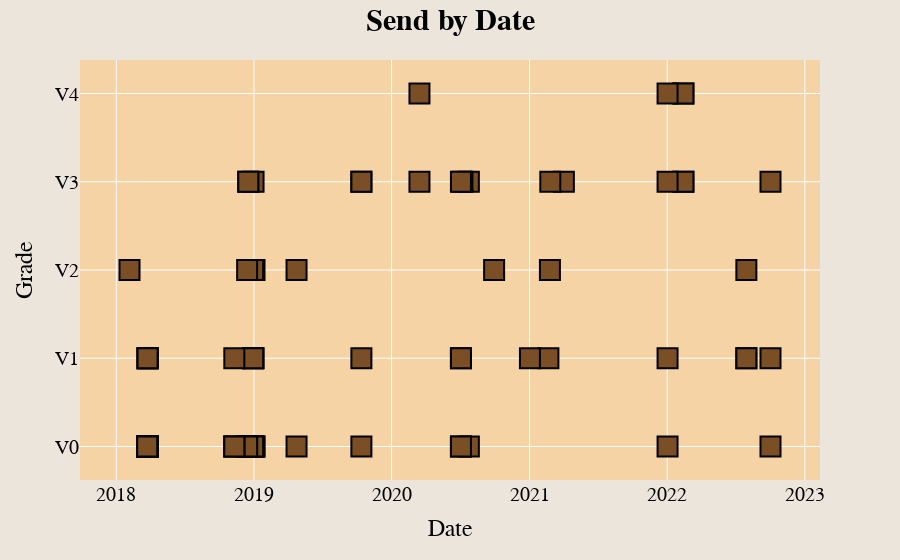

Here is the notebook cell this chart was saved with:
### Code cell
fig = px.scatter(df_clean_sends_b, "Date", "Rating", category_orders={"Rating": byaxorder[::-1]}, text='Attempts', custom_data=['Route', 'Date Formatted', 'Location', 'Length', 'Avg Stars'])
fig.update_layout(font={'family':'Courier New', 'color':'black', 'size':20}, title={'text':'<b>Send by Date</b>', 'x':0.5, 'font_size':30}, xaxis={'title': 'Date'}, yaxis={'title': 'Grade'}, paper_bgcolor='#ece5dc', plot_bgcolor='#F5D3A5', bargap=0)
fig.update_traces(marker_symbol='square', marker_color='#7A4F25', marker_size=20, marker_line_width=2, marker_line_color='black', textfont={"color": 'White', "size": 12}, hovertemplate='Name: %{customdata[0]}<br>Date: %{customdata[1]}<br>Location: %{customdata[2]}<br>Length: %{customdata[3]}ft<br>Avg Stars: %{customdata[4]}')

### Figure 1 — Plotly figure (JSON) as saved in the notebook; plotly's stock layout.template omitted (floating-point values rounded to 4 significant figures; data arrays with more than 128 entries replaced by an {"elided": "..."} marker saying what was removed)
{"data": [{"customdata": {"elided": "72x5 mixed values"}, "hovertemplate": "Name: %{customdata[0]}<br>Date: %{customdata[1]}<br>Location: %{customdata[2]}<br>Length: %{customdata[3]}ft<br>Avg Stars: %{customdata[4]}", "legendgroup": "", "marker": {"color": "#7A4F25", "line": {"color": "black", "width": 2}, "size": 20, "symbol": "square"}, "mode": "markers+text", "name": "", "orientation": "v", "showlegend": false, "text": ["", "", "", "", "", "", "", "", "", "", "", "", "", "", "", "", "", "", "", "", "", "", "", "", "", "", "", "", "", "", "", "", "", "", "", "", "", "", "", "", "", "", "", "", "", "", "", "", "", "", "", "", "", "", "", "", "", "", "", "", "", "", "", "", "", "", "", "", "", "", "", ""], "textfont": {"color": "White", "size": 12}, "type": "scatter", "x": ["2022-10-02T00:00:00", "2022-10-02T00:00:00", "2022-10-02T00:00:00", "2022-07-30T00:00:00", "2022-07-30T00:00:00", "2022-07-30T00:00:00", "2022-02-13T00:00:00", "2022-02-13T00:00:00", "2022-02-13T00:00:00", "2022-02-13T00:00:00", "2022-01-02T00:00:00", "2022-01-02T00:00:00", "2022-01-02T00:00:00", "2022-01-02T00:00:00", "2021-04-02T00:00:00", "2021-02-25T00:00:00", "2021-02-24T00:00:00", "2021-02-20T00:00:00", "2021-01-02T00:00:00", "2020-09-29T00:00:00", "2020-07-24T00:00:00", "2020-07-24T00:00:00", "2020-07-07T00:00:00", "2020-07-03T00:00:00", "2020-07-03T00:00:00", "2020-07-03T00:00:00", "2020-07-03T00:00:00", "2020-07-03T00:00:00", "2020-03-15T00:00:00", "2020-03-15T00:00:00", "2019-10-13T00:00:00", "2019-10-13T00:00:00", "2019-10-13T00:00:00", "2019-10-13T00:00:00", "2019-04-24T00:00:00", "2019-04-24T00:00:00", "2019-01-02T00:00:00", "2019-01-02T00:00:00", "2019-01-02T00:00:00", "2019-01-02T00:00:00", "2019-01-02T00:00:00", "2018-12-31T00:00:00", "2018-12-31T00:00:00", "2018-12-30T00:00:00", "2018-12-30T00:00:00", "2018-12-30T00:00:00", "2018-12-30T00:00:00", "2018-12-17T00:00:00", "2018-12-17T00:00:00", "2018-12-14T00:00:00", "2018-12-14T00:00:00", "2018-12-14T00:00:00", "2018-11-10T00:00:00", "2018-11-10T00:00:00", "2018-11-10T00:00:00", "2018-11-10T00:00:00", "2018-03-25T00:00:00", "2018-03-25T00:00:00", "2018-03-25T00:00:00", "2018-03-25T00:00:00", "2018-03-25T00:00:00", "2018-03-25T00:00:00", "2018-03-25T00:00:00", "2018-03-25T00:00:00", "2018-03-25T00:00:00", "2018-03-25T00:00:00", "2018-03-25T00:00:00", "2018-03-25T00:00:00", "2018-03-25T00:00:00", "2018-03-25T00:00:00", "2018-03-24T00:00:00", "2018-02-05T00:00:00"], "xaxis": "x", "y": ["V1", "V0", "V3", "V1", "V2", "V1", "V3", "V3", "V4", "V4", "V4", "V3", "V0", "V1", "V3", "V3", "V2", "V1", "V1", "V2", "V0", "V3", "V3", "V1", "V0", "V0", "V3", "V1", "V4", "V3", "V1", "V3", "V0", "V3", "V0", "V2", "V0", "V0", "V0", "V2", "V2", "V3", "V1", "V1", "V0", "V1", "V2", "V3", "V3", "V0", "V0", "V2", "V0", "V1", "V0", "V0", "V0", "V0", "V0", "V0", "V1", "V1", "V0", "V1", "V1", "V0", "V0", "V0", "V0", "V0", "V0", "V2"], "yaxis": "y"}], "layout": {"bargap": 0, "font": {"color": "black", "family": "Courier New", "size": 20}, "legend": {"tracegroupgap": 0}, "margin": {"t": 60}, "paper_bgcolor": "#ece5dc", "plot_bgcolor": "#F5D3A5", "title": {"font": {"size": 30}, "text": "<b>Send by Date</b>", "x": 0.5}, "xaxis": {"anchor": "y", "domain": [0, 1], "title": {"text": "Date"}}, "yaxis": {"anchor": "x", "categoryarray": ["V-easy", "V0", "V1", "V2", "V3", "V4", "V5", "V6", "V7", "V8", "V9", "V10", "V11", "V12", "V13", "V14", "V15", "V16", "V17"], "categoryorder": "array", "domain": [0, 1], "title": {"text": "Grade"}}}}
